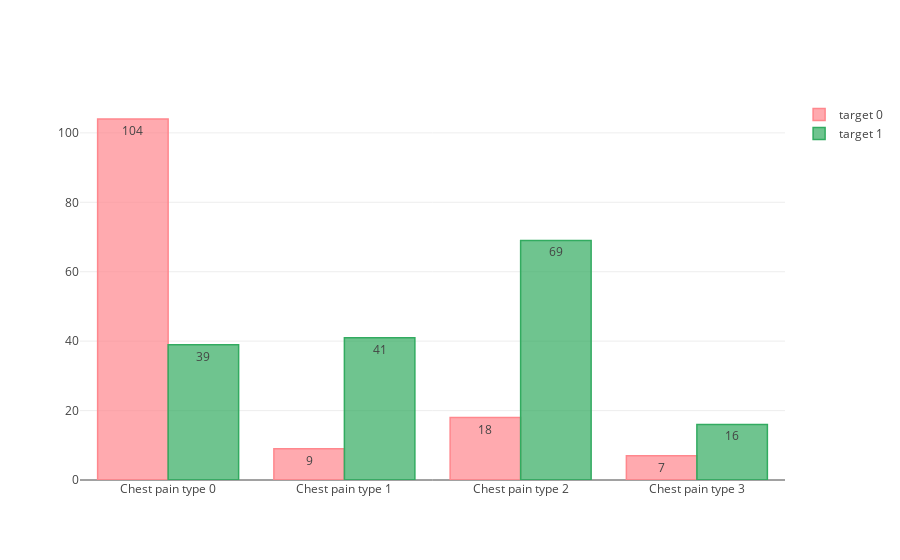

The cell this chart's notebook holds for it:
### Code cell
x = ['Chest pain type 0', 'Chest pain type 1', 'Chest pain type 2', 'Chest pain type 3']
y = [len(heart_df[(heart_df["cp"] == 0) & (heart_df["target"]==0)]), 
      len(heart_df[(heart_df["cp"] == 1) & (heart_df["target"]==0)]),
      len(heart_df[(heart_df["cp"] == 2) & (heart_df["target"]==0)]),
      len(heart_df[(heart_df["cp"] == 3) & (heart_df["target"]==0)])]

y2 = [len(heart_df[(heart_df["cp"] == 0) & (heart_df["target"]==1)]), 
      len(heart_df[(heart_df["cp"] == 1) & (heart_df["target"]==1)]),
      len(heart_df[(heart_df["cp"] == 2) & (heart_df["target"]==1)]),
      len(heart_df[(heart_df["cp"] == 3) & (heart_df["target"]==1)])]

trace1 = go.Bar(
    x=x,
    y=y,
    text=y,
    textposition = 'auto',
    name='target 0',
    marker=dict(
        color='rgba(255, 135, 141,0.7)',
        line=dict(
            color='rgba(255, 135, 141,1)',
            width=1.5),
        ),
    opacity=1
)

trace2 = go.Bar(
    x=x,
    y=y2,
    text=y2,
    textposition = 'auto',
    name='target 1',
    marker=dict(
        color='rgba(50, 171, 96, 0.7)',
        line=dict(
            color='rgba(50, 171, 96, 1.0)',
            width=1.5),
        ),
    opacity=1
)

data = [trace1,trace2]

plotly.offline.iplot(data, filename='bar-chart')

### Figure 1 — Plotly figure (JSON) as saved in the notebook; plotly's stock layout.template omitted (floating-point values rounded to 4 significant figures)
{"data": [{"marker": {"color": "rgba(255, 135, 141,0.7)", "line": {"color": "rgba(255, 135, 141,1)", "width": 1.5}}, "name": "target 0", "opacity": 1, "text": ["104", "9", "18", "7"], "textposition": "auto", "type": "bar", "uid": "9804c119-2a75-4219-bae3-c4c58d08a6ce", "x": ["Chest pain type 0", "Chest pain type 1", "Chest pain type 2", "Chest pain type 3"], "y": [104, 9, 18, 7]}, {"marker": {"color": "rgba(50, 171, 96, 0.7)", "line": {"color": "rgba(50, 171, 96, 1.0)", "width": 1.5}}, "name": "target 1", "opacity": 1, "text": ["39", "41", "69", "16"], "textposition": "auto", "type": "bar", "uid": "a0bf905e-ecd4-4ceb-b57b-599bbc25b34d", "x": ["Chest pain type 0", "Chest pain type 1", "Chest pain type 2", "Chest pain type 3"], "y": [39, 41, 69, 16]}], "layout": {}}
